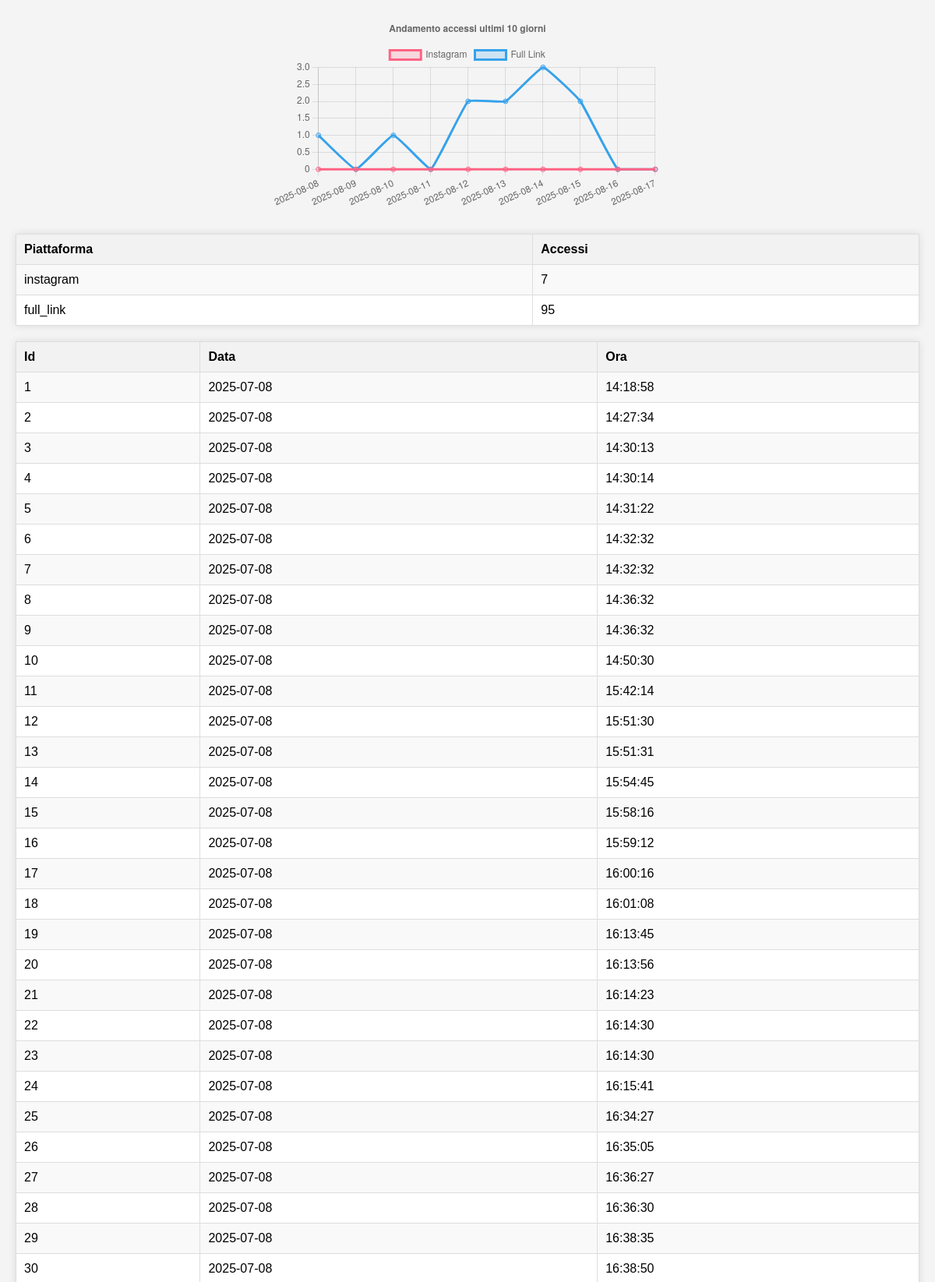
Screenshot of /stats (upper part) with the database file from the repository.
### tables this page shows
CREATE TABLE data(platform TEXT NOT NULL, access NUMBER);

CREATE TABLE access_log( id INTEGER PRIMARY KEY AUTOINCREMENT, platform TEXT NOT NULL, date TEXT, time TEXT);

### app.py (the view)
@app.route("/stats")
def stats():
    db = get_db()
    cursor3 = db.cursor()
    cursor3.execute("SELECT * FROM data")
    accessi = cursor3.fetchall()
    cursor3.execute("SELECT * FROM access_log")
    log = cursor3.fetchall()
    cursor3.execute("""
        SELECT date, instagram, full_link
        FROM daily_access
        ORDER BY date DESC
        LIMIT 10
    """)
    daily_stats = cursor3.fetchall()
    daily_stats = daily_stats[::-1]  # Ordina dal più vecchio al più recente
    db.commit()
    return render_template("table.html", accessi=accessi, logs=log, daily_stats=daily_stats)

### app.py (called while the page is built)
@app.before_request
def redirect_to_www():
    host = request.headers.get("Host", "")
    if host == "astroale.com":
        return redirect("https://www.astroale.com" + request.full_path, code=301)

def get_db():
    if 'db' not in g:
        g.db = sqlite3.connect(DATABASE, check_same_thread=False)
    return g.db

@app.after_request
def after_request(response):
    response.headers["Cache-Control"] = "no-cache, no-store, must-revalidate"
    response.headers["Expires"] = 0
    response.headers["Pragma"] = "no-cache"
    return response

### templates/table.html (shortened to what this page needs)
{% extends "layout.html" %}
{% block style %}
    <link rel="stylesheet" href="/static/css/table.css">
{% endblock %}
{% block body %}
<div class="statscontainer">
    <div style="display: flex; justify-content: center; margin-bottom: 30px;">
        <canvas id="dailyChart" width="500" height="250"></canvas>
    </div>
    <script>
        const dailyStats = {{ daily_stats|tojson }};
        if (Array.isArray(dailyStats) && dailyStats.length > 0) {
            const labels = dailyStats.map(row => row[0]);
            const instagramData = dailyStats.map(row => row[1]);
            const fullLinkData = dailyStats.map(row => row[2]);
            const ctx = document.getElementById('dailyChart').getContext('2d');
            new Chart(ctx, {
                type: 'line',
                data: {
                    labels: labels,
                    datasets: [
                        {
                            label: 'Instagram',
                            data: instagramData,
                            borderColor: 'rgba(255,99,132,1)',
                            backgroundColor: 'rgba(255,99,132,0.2)',
                            fill: false,
                            tension: 0.1
                        },
                        {
                            label: 'Full Link',
                            data: fullLinkData,
                            borderColor: 'rgba(54,162,235,1)',
                            backgroundColor: 'rgba(54,162,235,0.2)',
                            fill: false,
                            tension: 0.1
                        }
                    ]
                },
                options: {
                    responsive: false,
                    plugins: {
                        legend: { position: 'top' },
                        title: { display: true, text: 'Andamento accessi ultimi 10 giorni' }
                    }
                }
            });
        }
    </script>
    <table>
        <tr>
            <th>Piattaforma</th>
            <th>Accessi</th>
        </tr>
        {% for accesso in accessi %}
        <tr>
            <td>{{ accesso[0] }}</td>
            <td>{{ accesso[1] }}</td>
        </tr>
        {% endfor %}
    </table>
    <table>
        <tr>
            <th>Id</th>
            <th>Data</th>
            <th>Ora</th>
        </tr>
        {% for log in logs %}
        <tr>
            <td>{{ log[0]}}</td>
            <td>{{ log[2] }}</td>
            <td>{{ log[3] }}</td>
        </tr>
        {% endfor %}
    </table>
</div>
{% endblock %}

### templates/layout.html (shortened to what this page needs)
<!DOCTYPE html>
<html lang="en">
<head>
    {% block style %}{% endblock %}
</head>
<body>
    {% block body %}{% endblock %}
</body>
</html>

### static/css/table.css (style rules this page uses)
body { font-family: Arial, sans-serif; margin: 0; padding: 0; background-color: #f4f4f4; }
.statscontainer { width: 100%; padding: 20px; box-sizing: border-box; }
table { width: 100%; border-collapse: collapse; margin-bottom: 20px; background-color: #fff; box-shadow: 0 0 10px rgba(0, 0, 0, 0.1); }
th, td { border: 1px solid #ddd; padding: 10px; text-align: left; }
th { background-color: #f2f2f2; font-weight: bold; }
tr:nth-child(even) { background-color: #f9f9f9; }

### rows the page displays
data: platform "instagram", access "7"
data: platform "full_link", access "95"
access_log: id "1", date "2025-07-08", time "14:18:58"
access_log: id "2", date "2025-07-08", time "14:27:34"
access_log: id "3", date "2025-07-08", time "14:30:13"
access_log: id "4", date "2025-07-08", time "14:30:14"
access_log: id "5", date "2025-07-08", time "14:31:22"
access_log: id "6", date "2025-07-08", time "14:32:32"
access_log: id "7", date "2025-07-08", time "14:32:32"
access_log: id "8", date "2025-07-08", time "14:36:32"
access_log: id "9", date "2025-07-08", time "14:36:32"
access_log: id "10", date "2025-07-08", time "14:50:30"
access_log: id "11", date "2025-07-08", time "15:42:14"
access_log: id "12", date "2025-07-08", time "15:51:30"
access_log: id "13", date "2025-07-08", time "15:51:31"
access_log: id "14", date "2025-07-08", time "15:54:45"
access_log: id "15", date "2025-07-08", time "15:58:16"
access_log: id "16", date "2025-07-08", time "15:59:12"
access_log: id "17", date "2025-07-08", time "16:00:16"
access_log: id "18", date "2025-07-08", time "16:01:08"
access_log: id "19", date "2025-07-08", time "16:13:45"
access_log: id "20", date "2025-07-08", time "16:13:56"
access_log: id "21", date "2025-07-08", time "16:14:23"
access_log: id "22", date "2025-07-08", time "16:14:30"
access_log: id "23", date "2025-07-08", time "16:14:30"
access_log: id "24", date "2025-07-08", time "16:15:41"
access_log: id "25", date "2025-07-08", time "16:34:27"
access_log: id "26", date "2025-07-08", time "16:35:05"
access_log: id "27", date "2025-07-08", time "16:36:27"
access_log: id "28", date "2025-07-08", time "16:36:30"
access_log: id "29", date "2025-07-08", time "16:38:35"
access_log: id "30", date "2025-07-08", time "16:38:50"

### other values shown
chart data {{ daily_stats|tojson }} [["2025-08-08", 0, 1], ["2025-08-09", 0, 0], ["2025-08-10", 0, 1], ["2025-08-11", 0, 0], ["2025-08-12", 0, 2], ["2025-08-13", 0, 2], ["2025-08-14", 0, 3], ["2025-08-15", 0, 2], ["2025-08-16", 0, 0], ["2025-08-17", 0, 0]]
